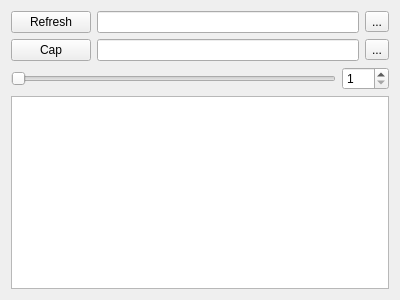
<?xml version="1.0" encoding="UTF-8"?>
<ui version="4.0">
 <class>Gallery</class>
 <widget class="QWidget" name="Gallery">
  <property name="geometry">
   <rect>
    <x>0</x>
    <y>0</y>
    <width>400</width>
    <height>300</height>
   </rect>
  </property>
  <property name="windowTitle">
   <string>Form</string>
  </property>
  <layout class="QGridLayout" name="gridLayout">
   <item row="0" column="0">
    <layout class="QHBoxLayout" name="horizontalLayout_2">
     <item>
      <widget class="QPushButton" name="pushButton">
       <property name="text">
        <string>Refresh</string>
       </property>
      </widget>
     </item>
     <item>
      <widget class="QLineEdit" name="lineEdit"/>
     </item>
     <item>
      <widget class="QToolButton" name="toolButton">
       <property name="text">
        <string>...</string>
       </property>
      </widget>
     </item>
    </layout>
   </item>
   <item row="1" column="0">
    <layout class="QHBoxLayout" name="horizontalLayout">
     <item>
      <widget class="QPushButton" name="pushButton_2">
       <property name="text">
        <string>Cap</string>
       </property>
      </widget>
     </item>
     <item>
      <widget class="QLineEdit" name="lineEdit_2"/>
     </item>
     <item>
      <widget class="QToolButton" name="toolButton_2">
       <property name="text">
        <string>...</string>
       </property>
      </widget>
     </item>
    </layout>
   </item>
   <item row="2" column="0">
    <layout class="QHBoxLayout" name="horizontalLayout_3">
     <item>
      <widget class="QSlider" name="horizontalSlider">
       <property name="minimum">
        <number>1</number>
       </property>
       <property name="maximum">
        <number>200</number>
       </property>
       <property name="orientation">
        <enum>Qt::Horizontal</enum>
       </property>
      </widget>
     </item>
     <item>
      <widget class="QSpinBox" name="spinBox">
       <property name="minimum">
        <number>1</number>
       </property>
       <property name="maximum">
        <number>200</number>
       </property>
      </widget>
     </item>
    </layout>
   </item>
   <item row="3" column="0">
    <widget class="QListView" name="view_images">
     <property name="sizePolicy">
      <sizepolicy hsizetype="Expanding" vsizetype="Expanding">
       <horstretch>0</horstretch>
       <verstretch>0</verstretch>
      </sizepolicy>
     </property>
     <property name="layoutDirection">
      <enum>Qt::LeftToRight</enum>
     </property>
     <property name="sizeAdjustPolicy">
      <enum>QAbstractScrollArea::AdjustIgnored</enum>
     </property>
     <property name="editTriggers">
      <set>QAbstractItemView::EditKeyPressed</set>
     </property>
     <property name="showDropIndicator" stdset="0">
      <bool>false</bool>
     </property>
     <property name="dragEnabled">
      <bool>true</bool>
     </property>
     <property name="dragDropMode">
      <enum>QAbstractItemView::NoDragDrop</enum>
     </property>
     <property name="defaultDropAction">
      <enum>Qt::IgnoreAction</enum>
     </property>
     <property name="iconSize">
      <size>
       <width>200</width>
       <height>200</height>
      </size>
     </property>
     <property name="movement">
      <enum>QListView::Static</enum>
     </property>
     <property name="flow">
      <enum>QListView::LeftToRight</enum>
     </property>
     <property name="isWrapping" stdset="0">
      <bool>true</bool>
     </property>
     <property name="resizeMode">
      <enum>QListView::Adjust</enum>
     </property>
     <property name="layoutMode">
      <enum>QListView::Batched</enum>
     </property>
     <property name="spacing">
      <number>0</number>
     </property>
     <property name="gridSize">
      <size>
       <width>220</width>
       <height>220</height>
      </size>
     </property>
     <property name="viewMode">
      <enum>QListView::IconMode</enum>
     </property>
     <property name="uniformItemSizes">
      <bool>true</bool>
     </property>
    </widget>
   </item>
  </layout>
 </widget>
 <resources/>
 <connections/>
</ui>
